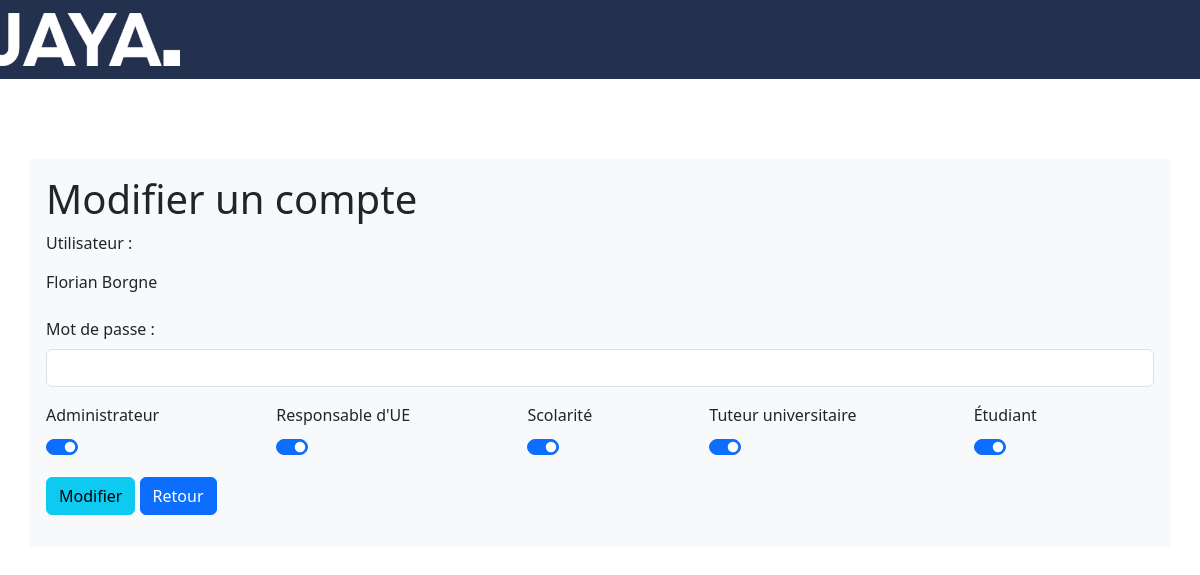
/pages/formUpdateHabilitations.php?id=1, run on the app's committed database.
### tables this page shows
CREATE TABLE `habilitations` (
  `ID_Habilitations` int(4) NOT NULL,
  `Admin_Habilitations` varchar(3) DEFAULT NULL,
  `ResponsableUE_Habilitations` varchar(3) DEFAULT NULL,
  `Scolarite_Habilitations` varchar(3) DEFAULT NULL,
  `TuteurUniversitaire_Habilitations` varchar(3) DEFAULT NULL,
  `Etudiant_Habilitations` varchar(3) DEFAULT NULL,
  `ID_Utilisateur` int(11) NOT NULL
);

CREATE TABLE `utilisateur` (
  `ID_Utilisateur` int(11) NOT NULL,
  `Nom_Utilisateur` varchar(150) DEFAULT NULL,
  `Mail_Utilisateur` varchar(150) DEFAULT NULL,
  `MDP_Utilisateur` varchar(100) DEFAULT NULL,
  `Promo_Utilisateur` varchar(50) DEFAULT NULL,
  `Annee_Utilisateur` varchar(10) DEFAULT NULL,
  `HuisClos_Utilisateur` varchar(3) DEFAULT NULL,
  `ID_Planning` int(11) DEFAULT NULL
);

### pages/formUpdateHabilitations.php (the view, shortened to what this page needs)
<?php
include 'header.php';
include 'home/navigation/navbar.php';
$conn = Database::connect();
?>
<!DOCTYPE html>
<html lang="en">
<head>
</head>
<body> <?php
        $id = $_GET['id'];
        $query = "SELECT H.Id_Utilisateur, U.Nom_Utilisateur, '****' AS MDP_Utilisateur, H.Admin_Habilitations, H.ResponsableUE_Habilitations, H.Scolarite_Habilitations,
        H.TuteurUniversitaire_Habilitations, H.Etudiant_Habilitations
        FROM habilitations H
        JOIN utilisateur U
        ON U.Id_Utilisateur = H.Id_Utilisateur
        WHERE H.ID_Utilisateur = $id";
 $result = $conn->query($query);
 $user = $result->fetch();
$adminAutorisation = $user['Admin_Habilitations'] == 'oui';
$responsableUEAutorisation = $user['ResponsableUE_Habilitations'] == 'oui';
$scolariteAutorisation = $user['Scolarite_Habilitations'] == 'oui';
$tuteurUniversitaireAutorisation = $user['TuteurUniversitaire_Habilitations'] == 'oui';
$etudiantAutorisation = $user['Etudiant_Habilitations'] == 'oui';
?>
  <div class="container bg-light p-3">
    <h1>Modifier un compte</h1>
    <form action="updateHabilitations.php" method="post">
      <div class="mb-3">
        <label for="nomUtilisateur" class="form-label">Utilisateur : </label>
        <p class="form-control-plaintext"><?= $user['Nom_Utilisateur'] ?></p>
    </div>
      <div class="mb-3">
        <label for="mdp" class="form-label">Mot de passe : </label>
        <input type="password" class="form-control" name="mdp">
      </div>
 <div class="switch d-flex flex-wrap">
  <div class="mb-3 flex-grow-1">
    <label for="admin" class="form-label">Administrateur</label>
    <div class="form-check form-switch">
      <input class="form-check-input" type="checkbox" name="admin" id="admin" <?= $adminAutorisation ? 'checked' : '' ?>>
    </div>
  </div>
  <div class="mb-3 flex-grow-1">
    <label for="responsableUE" class="form-label">Responsable d'UE</label>
    <div class="form-check form-switch">
      <input class="form-check-input" type="checkbox" name="responsableUE" id="responsableUE" <?= $responsableUEAutorisation ? 'checked' : '' ?>>
    </div>
  </div>
  <div class="mb-3 flex-grow-1">
    <label for="scolarite" class="form-label">Scolarité</label>
    <div class="form-check form-switch">
      <input class="form-check-input" type="checkbox" name="scolarite" id="scolarite" <?= $scolariteAutorisation ? 'checked' : '' ?>>
    </div>
  </div>
  <div class="mb-3 flex-grow-1">
    <label for="tuteurUniversitaire" class="form-label">Tuteur universitaire</label>
    <div class="form-check form-switch">
      <input class="form-check-input" type="checkbox" name="tuteurUniversitaire" id="tuteurUniversitaire" <?= $tuteurUniversitaireAutorisation ? 'checked' : '' ?>>
    </div>
  </div>
  <div class="mb-3 flex-grow-1">
    <label for="etudiant" class="form-label">Étudiant</label>
    <div class="form-check form-switch">
      <input class="form-check-input" type="checkbox" name="etudiant" id="etudiant" <?= $etudiantAutorisation ? 'checked' : '' ?> >
    </div>
  </div>
</div>
       <button type="submit" class="btn btn-info">Modifier</button>
      <a href="habilitations.php" class="btn btn-primary">Retour</a>
    </form>
  </div>
</body>
</html>

### css/style.css (style rules this page uses)
.noDecoration, a:link, a:visited { text-decoration: none; }

### pages/formUpdateHabilitations.php (style rules this page uses)
.container { margin-top : 5rem; }
.switch { max-width: calc(100% + 1rem); }
.switch > div { margin-right: 1rem; }

### data on the page
habilitations: ID_Utilisateur.Nom_Utilisateur "Florian Borgne", Admin_Habilitations "☑", ResponsableUE_Habilitations "☑", Scolarite_Habilitations "☑", TuteurUniversitaire_Habilitations "☑", Etudiant_Habilitations "☑"
